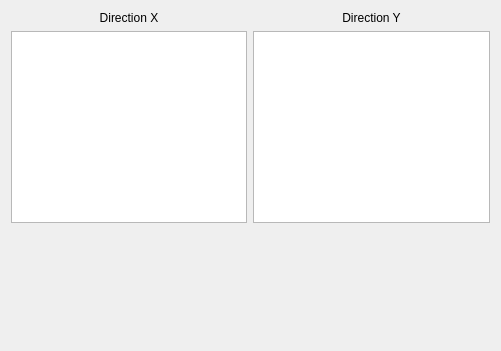
<?xml version="1.0" encoding="UTF-8"?>
<ui version="4.0">
 <class>Dialog</class>
 <widget class="QDialog" name="Dialog">
  <property name="geometry">
   <rect>
    <x>0</x>
    <y>0</y>
    <width>501</width>
    <height>351</height>
   </rect>
  </property>
  <property name="windowTitle">
   <string>Select Load Cases</string>
  </property>
  <layout class="QVBoxLayout" name="verticalLayout">
   <item>
    <layout class="QGridLayout" name="gridLayout">
     <item row="1" column="1">
      <widget class="QListWidget" name="y_loadcase_list">
       <property name="selectionMode">
        <enum>QAbstractItemView::NoSelection</enum>
       </property>
       <property name="sortingEnabled">
        <bool>true</bool>
       </property>
      </widget>
     </item>
     <item row="1" column="0">
      <widget class="QListWidget" name="x_loadcase_list">
       <property name="selectionMode">
        <enum>QAbstractItemView::NoSelection</enum>
       </property>
       <property name="sortingEnabled">
        <bool>true</bool>
       </property>
      </widget>
     </item>
     <item row="0" column="0">
      <widget class="QLabel" name="label">
       <property name="layoutDirection">
        <enum>Qt::LeftToRight</enum>
       </property>
       <property name="text">
        <string>Direction X</string>
       </property>
       <property name="alignment">
        <set>Qt::AlignCenter</set>
       </property>
      </widget>
     </item>
     <item row="0" column="1">
      <widget class="QLabel" name="label_6">
       <property name="enabled">
        <bool>true</bool>
       </property>
       <property name="text">
        <string>Direction Y</string>
       </property>
       <property name="alignment">
        <set>Qt::AlignCenter</set>
       </property>
      </widget>
     </item>
    </layout>
   </item>
   <item>
    <spacer name="verticalSpacer">
     <property name="orientation">
      <enum>Qt::Vertical</enum>
     </property>
     <property name="sizeHint" stdset="0">
      <size>
       <width>20</width>
       <height>40</height>
      </size>
     </property>
    </spacer>
   </item>
  </layout>
 </widget>
 <resources/>
 <connections/>
</ui>
